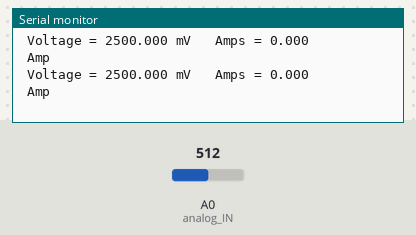
This sketch was run on a simulated Arduino Uno, built with avr-gcc and run on an emulated ATmega328P. Parts: the last lines printed to the serial monitor. Inputs (shaded band) come from the test bench; at power-on: A0 (analog_IN) = 512.

Above: at 3.3 s.
3.4 s: A0 (analog_IN) set to 716
At 6.3 s:
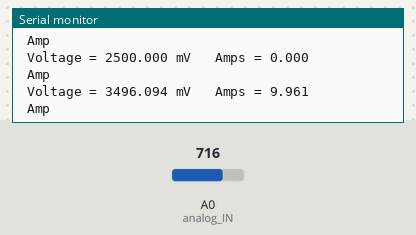
6.7 s: A0 (analog_IN) set to 900
At 8.5 s:
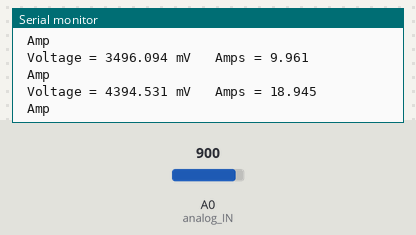
Timing chart, 0 to 10.0 s (numbered marks = the images above; inputs shaded):
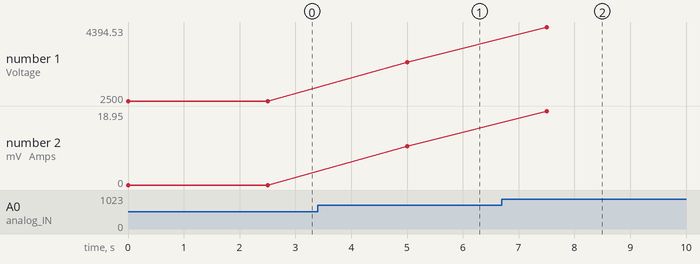

Measured:
- after the input at 3.4 s, the serial monitor: prints a new line after 1.6 s (image 1)
- after the input at 6.7 s, the serial monitor: prints a new line after 0.81 s (image 2)
- plotted number 1: 2500 → 3496.09 after the input at 3.4 s, 3496.09 → 4394.53 after the input at 6.7 s
- plotted number 2: 0 → 9.96 after the input at 3.4 s, 9.96 → 18.95 after the input at 6.7 s

The sketch:

currentsensor.ino
```cpp
const int analog_IN = A0;
int mv_per_amp = 100; // use 100 for 20A Module and 66 for 30A Module
int raw_value= 0;
int acs_offset = 2500;
double voltage = 0;
double amps = 0;

void setup(){
     Serial.begin(9600);
}

void loop(){
    raw_value = analogRead(analog_IN);

    voltage = (raw_value / 1024.0) * 5000; // Gets you mV
    amps = ((voltage - acs_offset) / mv_per_amp);
    Serial.print("\n Voltage = ");
    Serial.print(voltage, 3);
    Serial.print(" mV"); // shows the voltage measured
    Serial.print("\t Amps = "); // shows the current
    Serial.println(amps,3);
    Serial.print(" Amp"); // shows the voltage measured
    delay(2500);

}
```
